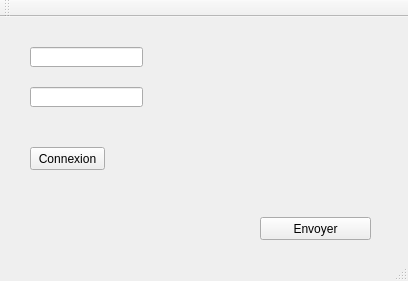
<?xml version="1.0" encoding="UTF-8"?>
<ui version="4.0">
 <class>QtWidgetsApplication1Class</class>
 <widget class="QMainWindow" name="QtWidgetsApplication1Class">
  <property name="geometry">
   <rect>
    <x>0</x>
    <y>0</y>
    <width>408</width>
    <height>281</height>
   </rect>
  </property>
  <property name="windowTitle">
   <string>QtWidgetsApplication1</string>
  </property>
  <widget class="QWidget" name="centralWidget">
   <widget class="QPushButton" name="connectButton">
    <property name="geometry">
     <rect>
      <x>30</x>
      <y>130</y>
      <width>75</width>
      <height>23</height>
     </rect>
    </property>
    <property name="text">
     <string>Connexion</string>
    </property>
   </widget>
   <widget class="QPushButton" name="sendButton">
    <property name="geometry">
     <rect>
      <x>260</x>
      <y>200</y>
      <width>111</width>
      <height>23</height>
     </rect>
    </property>
    <property name="text">
     <string>Envoyer</string>
    </property>
   </widget>
   <widget class="QLineEdit" name="IPLineEdit">
    <property name="geometry">
     <rect>
      <x>30</x>
      <y>30</y>
      <width>113</width>
      <height>20</height>
     </rect>
    </property>
   </widget>
   <widget class="QLineEdit" name="portLineEdit">
    <property name="geometry">
     <rect>
      <x>30</x>
      <y>70</y>
      <width>113</width>
      <height>20</height>
     </rect>
    </property>
   </widget>
   <widget class="QLabel" name="connectionStatusLabel">
    <property name="geometry">
     <rect>
      <x>166</x>
      <y>30</y>
      <width>231</width>
      <height>41</height>
     </rect>
    </property>
    <property name="text">
     <string/>
    </property>
   </widget>
   <widget class="QLabel" name="messageLabel">
    <property name="geometry">
     <rect>
      <x>170</x>
      <y>80</y>
      <width>171</width>
      <height>31</height>
     </rect>
    </property>
    <property name="text">
     <string/>
    </property>
   </widget>
  </widget>
  <widget class="QMenuBar" name="menuBar">
   <property name="geometry">
    <rect>
     <x>0</x>
     <y>0</y>
     <width>408</width>
     <height>21</height>
    </rect>
   </property>
  </widget>
  <widget class="QToolBar" name="mainToolBar">
   <attribute name="toolBarArea">
    <enum>TopToolBarArea</enum>
   </attribute>
   <attribute name="toolBarBreak">
    <bool>false</bool>
   </attribute>
  </widget>
  <widget class="QStatusBar" name="statusBar"/>
 </widget>
 <layoutdefault spacing="6" margin="11"/>
 <resources>
  <include location="QtWidgetsApplication1.qrc"/>
 </resources>
 <connections>
  <connection>
   <sender>connectButton</sender>
   <signal>clicked()</signal>
   <receiver>QtWidgetsApplication1Class</receiver>
   <slot>onConnectButtonClicked()</slot>
   <hints>
    <hint type="sourcelabel">
     <x>67</x>
     <y>174</y>
    </hint>
    <hint type="destinationlabel">
     <x>203</x>
     <y>140</y>
    </hint>
   </hints>
  </connection>
  <connection>
   <sender>sendButton</sender>
   <signal>clicked()</signal>
   <receiver>QtWidgetsApplication1Class</receiver>
   <slot>onSendMessageButtonClicked()</slot>
   <hints>
    <hint type="sourcelabel">
     <x>315</x>
     <y>244</y>
    </hint>
    <hint type="destinationlabel">
     <x>203</x>
     <y>140</y>
    </hint>
   </hints>
  </connection>
 </connections>
 <slots>
  <slot>onConnectButtonClicked()</slot>
  <slot>onSendMessageButtonClicked()</slot>
  <slot>onSocketReadyRead()</slot>
 </slots>
</ui>
